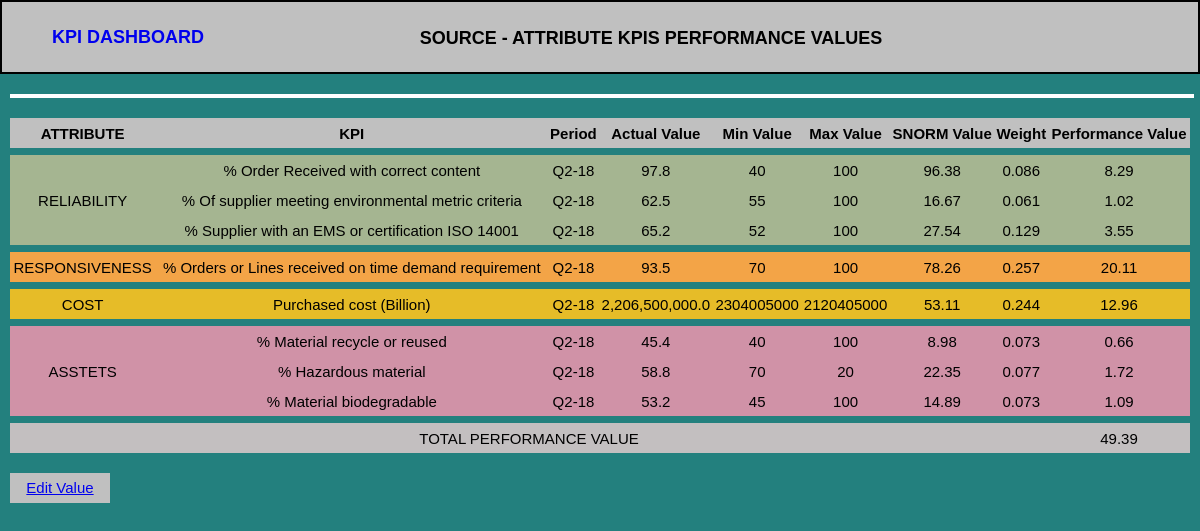
The page /source/attribute-source.php on the database its author committed.
### tables this page shows
CREATE TABLE "SNORMSource" (
	`id`	INTEGER PRIMARY KEY AUTOINCREMENT,
	`Attribute`	TEXT,
	`KPI`	TEXT,
	`Tahun`	TEXT,
	`Quarter`	TEXT,
	`ActualValue`	TEXT,
	`MinValue`	TEXT,
	`MaxValue`	TEXT,
	`SNORMValue`	TEXT,
	`Weight`	TEXT,
	`PerformanceValue`	TEXT
);

CREATE TABLE "Source" (
	`id`	INTEGER PRIMARY KEY AUTOINCREMENT,
	`Year`	TEXT,
	`Quarter`	TEXT,
	`KulitPO`	TEXT,
	`KimiaPO`	TEXT,
	`TotalPO`	TEXT,
	`IdentifySourceOnTime`	TEXT,
	`NotOnTimeIdentifySource`	TEXT,
	`MaterialBiodegradable`	TEXT,
	`MaterialNotBiodegradable`	TEXT,
	`MaterialHazardous`	TEXT,
	`MaterialNotHazardous`	TEXT,
	`MaterialRecycledorReused`	TEXT,
	`MaterialNotRecycledorReused`	TEXT,
	`SupplierCertifiedISO`	TEXT,
	`SupplierUncertifiedISO`	TEXT,
	`SupplierEnvironmentalCriteria`	TEXT,
	`SupplierNotEnvironmentalCriteria`	TEXT,
	`SourceCycleOnTime`	TEXT,
	`SourceCycleNotOnTime`	TEXT,
	`LeadTimeOnSchedule`	TEXT,
	`LeadTimeChangedSchedule`	TEXT,
	`DemandRequirementOnTime`	TEXT,
	`DemandRequirementNotOnTime`	TEXT,
	`OrderCorrectContent`	TEXT,
	`OrderNotCorrectContent`	TEXT,
	`OrderDefectFree`	TEXT,
	`OrderDefect`	TEXT,
	`OrderDamageFree`	TEXT,
	`OrderDamage`	TEXT,
	`TransferredOnTime`	TEXT,
	`TransferredNotOnTime`	TEXT,
	`SuppliePaymentOnTime`	TEXT,
	`SupplierPaymentNotOnTime`	TEXT
);

CREATE TABLE "Purchasedmaterial" (
	`id`	INTEGER PRIMARY KEY AUTOINCREMENT,
	`Year`	TEXT,
	`Quarter`	TEXT,
	`PurchasedMaterialAktual`	TEXT,
	`PurchasedMaterialBudget`	TEXT
);

### source/attribute-source.php (the view, shortened to what this page needs)
<?php
require '../layout.php';
?>
<body>
    <div id="container">
        <div id="header-detail">
            <a href="<?php echo $baseUrl ?>" style="color=black; text-decoration:none"><span style="float:left; margin-left:50px; margin-top: 25px">KPI DASHBOARD</span></a>
            <span style="margin-left:-100px">SOURCE - ATTRIBUTE KPIS PERFORMANCE VALUES</span>
        </div>
        <?php
            $dir = 'sqlite:../db.db';
            $dbh = new PDO($dir) or die("Cannot open the database");
            $querySnorm = "SELECT * FROM SNORMSource";
            $getSnorm = $dbh->prepare($querySnorm);
            $getSnorm->execute();
            $snorm = $getSnorm->fetchAll();
            $queryPurchaseOrder = "SELECT * FROM Source ORDER BY id DESC LIMIT 16";
            $getPurchaseOrder = $dbh->prepare($queryPurchaseOrder);
            $getPurchaseOrder->execute();
            $purchaseOrder = $getPurchaseOrder->fetchAll();
            $lastPurchaseOrder = $purchaseOrder[0];
            $query = "SELECT * FROM Purchasedmaterial ORDER BY id DESC LIMIT 16";
            $getPurchaseMaterials = $dbh->prepare($query);
            $getPurchaseMaterials->execute();
            $purchaseMaterials = $getPurchaseMaterials->fetchAll();
            $lastPurchaseMaterials = $purchaseMaterials[0];
            $actualValueReliability1 = $lastPurchaseOrder['OrderCorrectContent']/($lastPurchaseOrder['OrderCorrectContent'] + $lastPurchaseOrder['OrderNotCorrectContent']) *100;
            $snormReliability1 = (($actualValueReliability1-$snorm[0]['MinValue'])/($snorm[0]['MaxValue']-$snorm[0]['MinValue']))*100;
            $performanceValueReliability1 = $snormReliability1 * $snorm[0]['Weight'];
            $actualValueReliability2 = $lastPurchaseOrder['SupplierEnvironmentalCriteria']/($lastPurchaseOrder['SupplierEnvironmentalCriteria'] + $lastPurchaseOrder['SupplierNotEnvironmentalCriteria']) *100;
            $snormReliability2 = (($actualValueReliability2-$snorm[1]['MinValue'])/($snorm[1]['MaxValue']-$snorm[1]['MinValue']))*100;
            $performanceValueReliability2 = $snormReliability2 * $snorm[1]['Weight'];
            $actualValueReliability3 = $lastPurchaseOrder['SupplierCertifiedISO']/($lastPurchaseOrder['SupplierCertifiedISO'] + $lastPurchaseOrder['SupplierUncertifiedISO']) *100;
            $snormReliability3 = (($actualValueReliability3-$snorm[2]['MinValue'])/($snorm[2]['MaxValue']-$snorm[2]['MinValue']))*100;
            $performanceValueReliability3 = $snormReliability3 * $snorm[2]['Weight'];
            $actualValueReliability4 = $lastPurchaseOrder['DemandRequirementOnTime']/($lastPurchaseOrder['DemandRequirementOnTime'] + $lastPurchaseOrder['DemandRequirementNotOnTime']) *100;
            $snormReliability4 = (($actualValueReliability4-$snorm[3]['MinValue'])/($snorm[3]['MaxValue']-$snorm[3]['MinValue']))*100;
            $performanceValueReliability4 = $snormReliability4 * $snorm[3]['Weight'];
            $actualValueReliability5 = ($lastPurchaseMaterials['PurchasedMaterialAktual']);
            $snormReliability5 = (($actualValueReliability5-$snorm[4]['MinValue'])/($snorm[4]['MaxValue']-$snorm[4]['MinValue']))*100;
            $performanceValueReliability5 = $snormReliability5 * $snorm[4]['Weight'];
            $actualValueReliability6 = $lastPurchaseOrder['MaterialRecycledorReused']/($lastPurchaseOrder['MaterialRecycledorReused'] + $lastPurchaseOrder['MaterialNotRecycledorReused']) *100;
            $snormReliability6 = (($actualValueReliability6-$snorm[5]['MinValue'])/($snorm[5]['MaxValue']-$snorm[5]['MinValue']))*100;
            $performanceValueReliability6 = $snormReliability6 * $snorm[5]['Weight'];
            $actualValueReliability7 = $lastPurchaseOrder['MaterialHazardous']/($lastPurchaseOrder['MaterialHazardous'] + $lastPurchaseOrder['MaterialNotHazardous']) *100;
            $snormReliability7 = (($actualValueReliability7-$snorm[6]['MinValue'])/($snorm[6]['MaxValue']-$snorm[6]['MinValue']))*100;
            $performanceValueReliability7 = $snormReliability7 * $snorm[6]['Weight'];
            $actualValueReliability8 = $lastPurchaseOrder['MaterialBiodegradable']/($lastPurchaseOrder['MaterialBiodegradable'] + $lastPurchaseOrder['MaterialNotBiodegradable']) *100;
            $snormReliability8 = (($actualValueReliability8-$snorm[7]['MinValue'])/($snorm[7]['MaxValue']-$snorm[7]['MinValue']))*100;
            $performanceValueReliability8 = $snormReliability8 * $snorm[7]['Weight'];
            $totalperformance = $performanceValueReliability1 + $performanceValueReliability2 + $performanceValueReliability3 + $performanceValueReliability4 + $performanceValueReliability5 + $performanceValueReliability6 + $performanceValueReliability7 + $performanceValueReliability8;
        ?>
        <div id="attributes">
            <div id="attributes-full-atas"></div>
            <table style="width:100%; margin-top: 20px; border:0px; border-collapse: collapse; ">
                <tr style="background: #C0C0C0; height: 30px; ">
                    <th>ATTRIBUTE</th>
                    <th>KPI</th>
                    <th>Period</th>
                    <th>Actual Value</th>
                    <th>Min Value</th>
                    <th>Max Value</th>
                    <th>SNORM Value</th>
                    <th>Weight</th>
                    <th>Performance Value</th>
                </tr>
                <tr style="height:7px;"></tr>
                <tr style="background: #A5B591; height: 30px; ">
                    <td align="center" rowspan="3">RELIABILITY</td>
                    <td align="center"><?php echo $snorm[0]['KPI'] ?></td>
                    <td align="center"><?php echo 'Q'.$snorm[0]['Quarter']."-".trim($snorm[0]['Tahun'],'20') ?></td>
                    <td align="center"><?php echo number_format($actualValueReliability1, 1); ?></td>
                    <td align="center"><?php echo $snorm[0]['MinValue'] ?></td>
                    <td align="center"><?php echo $snorm[0]['MaxValue'] ?></td>
                    <td align="center"><?php echo number_format($snormReliability1,2) ?></td>
                    <td align="center"><?php echo $snorm[0]['Weight'] ?></td>
                    <td align="center"><?php echo number_format($performanceValueReliability1,2) ?></td>
                </tr>
                <tr style="background: #A5B591; height: 30px; ">
                    <td align="center"><?php echo $snorm[1]['KPI'] ?></td>
                    <td align="center"><?php echo 'Q'.$snorm[1]['Quarter']."-".trim($snorm[1]['Tahun'],'20') ?></td>
                    <td align="center"><?php echo number_format($actualValueReliability2, 1); ?></td>
                    <td align="center"><?php echo $snorm[1]['MinValue'] ?></td>
                    <td align="center"><?php echo $snorm[1]['MaxValue'] ?></td>
                    <td align="center"><?php echo number_format($snormReliability2,2) ?></td>
                    <td align="center"><?php echo $snorm[1]['Weight'] ?></td>
                    <td align="center"><?php echo number_format($performanceValueReliability2,2) ?></td>
                </tr>
                <tr style="background: #A5B591; height: 30px; ">
                    <td align="center"><?php echo $snorm[2]['KPI'] ?></td>
                    <td align="center"><?php echo 'Q'.$snorm[2]['Quarter']."-".trim($snorm[2]['Tahun'],'20') ?></td>
                    <td align="center"><?php echo number_format($actualValueReliability3, 1); ?></td>
                    <td align="center"><?php echo $snorm[2]['MinValue'] ?></td>
                    <td align="center"><?php echo $snorm[2]['MaxValue'] ?></td>
                    <td align="center"><?php echo number_format($snormReliability3,2) ?></td>
                    <td align="center"><?php echo $snorm[2]['Weight'] ?></td>
                    <td align="center"><?php echo number_format($performanceValueReliability3,2) ?></td>
                </tr>
                <tr style="height:7px;"></tr>
                <tr style="background: #F3A447; height: 30px; ">
                    <td align="center" rowspan="1">RESPONSIVENESS</td>
                    <td align="center"><?php echo $snorm[3]['KPI'] ?></td>
                    <td align="center"><?php echo 'Q'.$snorm[3]['Quarter']."-".trim($snorm[3]['Tahun'],'20') ?></td>
                    <td align="center"><?php echo number_format($actualValueReliability4, 1); ?></td>
                    <td align="center"><?php echo $snorm[3]['MinValue'] ?></td>
                    <td align="center"><?php echo $snorm[3]['MaxValue'] ?></td>
                    <td align="center"><?php echo number_format($snormReliability4,2) ?></td>
                    <td align="center"><?php echo $snorm[3]['Weight'] ?></td>
                    <td align="center"><?php echo number_format($performanceValueReliability4,2) ?></td>
                </tr>
                <tr style="height:7px;"></tr>
                <tr style="background: #E6BC28; height: 30px; ">
                    <td align="center" rowspan="1">COST</td>
                    <td align="center"><?php echo $snorm[4]['KPI'] ?></td>
                    <td align="center"><?php echo 'Q'.$snorm[4]['Quarter']."-".trim($snorm[4]['Tahun'],'20') ?></td>
                    <td align="center"><?php echo number_format($actualValueReliability5, 1); ?></td>
                    <td align="center"><?php echo $snorm[4]['MinValue'] ?></td>
                    <td align="center"><?php echo $snorm[4]['MaxValue'] ?></td>
                    <td align="center"><?php echo number_format($snormReliability5,2) ?></td>
                    <td align="center"><?php echo $snorm[4]['Weight'] ?></td>
                    <td align="center"><?php echo number_format($performanceValueReliability5,2) ?></td>
                </tr>
                <tr style="height:7px;"></tr>
                <tr style="background: #D092A7; height: 30px; ">
                    <td align="center" rowspan="3">ASSTETS</td>
                    <td align="center"><?php echo $snorm[5]['KPI'] ?></td>
                    <td align="center"><?php echo 'Q'.$snorm[5]['Quarter']."-".trim($snorm[5]['Tahun'],'20') ?></td>
                    <td align="center"><?php echo number_format($actualValueReliability6, 1); ?></td>
                    <td align="center"><?php echo $snorm[5]['MinValue'] ?></td>
                    <td align="center"><?php echo $snorm[5]['MaxValue'] ?></td>
                    <td align="center"><?php echo number_format($snormReliability6,2) ?></td>
                    <td align="center"><?php echo $snorm[5]['Weight'] ?></td>
                    <td align="center"><?php echo number_format($performanceValueReliability6,2) ?></td>
                </tr>
                <tr style="background: #D092A7; height: 30px; ">
                    <td align="center"><?php echo $snorm[6]['KPI'] ?></td>
                    <td align="center"><?php echo 'Q'.$snorm[6]['Quarter']."-".trim($snorm[6]['Tahun'],'20') ?></td>
                    <td align="center"><?php echo number_format($actualValueReliability7, 1); ?></td>
                    <td align="center"><?php echo $snorm[6]['MinValue'] ?></td>
                    <td align="center"><?php echo $snorm[6]['MaxValue'] ?></td>
                    <td align="center"><?php echo number_format($snormReliability7,2) ?></td>
                    <td align="center"><?php echo $snorm[6]['Weight'] ?></td>
                    <td align="center"><?php echo number_format($performanceValueReliability7,2) ?></td>
                </tr>
                <tr style="background: #D092A7; height: 30px; ">
                    <td align="center"><?php echo $snorm[7]['KPI'] ?></td>
                    <td align="center"><?php echo 'Q'.$snorm[7]['Quarter']."-".trim($snorm[7]['Tahun'],'20') ?></td>
                    <td align="center"><?php echo number_format($actualValueReliability8, 1); ?></td>
                    <td align="center"><?php echo $snorm[7]['MinValue'] ?></td>
                    <td align="center"><?php echo $snorm[7]['MaxValue'] ?></td>
                    <td align="center"><?php echo number_format($snormReliability8,2) ?></td>
                    <td align="center"><?php echo $snorm[7]['Weight'] ?></td>
                    <td align="center"><?php echo number_format($performanceValueReliability8,2) ?></td>
                </tr>
                <tr style="height:7px;"></tr>
                <tr style="background: #C3BFC0; height: 30px; ">
                    <td align="center" colspan="8">TOTAL PERFORMANCE VALUE</td>
                    <td align="center"><?php echo number_format($totalperformance,2)?></td>
                </tr>
            </table>
            <a href="<?php echo $baseUrl ?>source/edit-snorm.php"><div style="background:#c0c0c0; width:100px; height: 30px; text-align:center; margin-top:20px; line-height:30px">Edit Value</div></a>
        </div>
    </div>
</body>

### layout.php (shortened to what this page needs)
<!DOCTYPE html>
<html lang="id">
<?php
    $baseUrl = "http://localhost/iqbal/";
?>
<head>
    <link href="<?php echo $baseUrl ?>css/style.css" type="text/css" rel="stylesheet">
</head>

### css/style.css (style rules this page uses)
html,body { background: #23807E; color: #000; font-size:15px; margin:0; padding: 0; height: 100%; width : 100%; font-family: sans-serif; }
#container { height: 100%; width: 100%; }
#header-detail { height: 70px; line-height: 70px; text-align: center; font-size: 18px; font-weight: bold; background: #c0c0c0; border: 2px solid black; }
#header-detail span { display: inline-block; vertical-align: middle; line-height: normal; }
#attributes { margin-top: 20px; margin-left: 10px; margin-right: 10px; margin-bottom: 50px; }
#attributes-full-atas { width: 100%; border: 2px solid white; }

### rows shown on the page
snormsource: KPI "% Order Received with correct content", Quarter "2", Tahun "18", MinValue "40", MaxValue "100", Weight "0.086"
source: actualValueReliability1 "97.8", snormReliability1 "96.38", performanceValueReliability1 "8.29", actualValueReliability2 "62.5", snormReliability2 "16.67", performanceValueReliability2 "1.02", actualValueReliability3 "65.2", snormReliability3 "27.54", performanceValueReliability3 "3.55", actualValueReliability4 "93.5", snormReliability4 "78.26", performanceValueReliability4 "20.11", actualValueReliability6 "45.4", snormReliability6 "8.98", performanceValueReliability6 "0.66", actualValueReliability7 "58.8", snormReliability7 "22.35", performanceValueReliability7 "1.72", actualValueReliability8 "53.2", snormReliability8 "14.89", performanceValueReliability8 "1.09"
snormsource: KPI "% Of supplier meeting environmental metric criteria", Quarter "2", Tahun "18", MinValue "55", MaxValue "100", Weight "0.061"
snormsource: KPI "% Supplier with an EMS or certification ISO 14001", Quarter "2", Tahun "18", MinValue "52", MaxValue "100", Weight "0.129"
snormsource: KPI "% Orders or Lines received on time demand requirement", Quarter "2", Tahun "18", MinValue "70", MaxValue "100", Weight "0.257"
snormsource: KPI "Purchased cost (Billion)", Quarter "2", Tahun "18", MinValue "2304005000", MaxValue "2120405000", Weight "0.244"
purchasedmaterial: PurchasedMaterialAktual "2,206,500,000.0", PurchasedMaterialAktual.MaxValue "53.11", PurchasedMaterialAktual.Weight "12.96"
snormsource: KPI "% Material recycle or reused", Quarter "2", Tahun "18", MinValue "40", MaxValue "100", Weight "0.073"
snormsource: KPI "% Hazardous material", Quarter "2", Tahun "18", MinValue "70", MaxValue "20", Weight "0.077"
snormsource: KPI "% Material biodegradable", Quarter "2", Tahun "18", MinValue "45", MaxValue "100", Weight "0.073"

### other values the page prints
$totalperformance "49.39"
